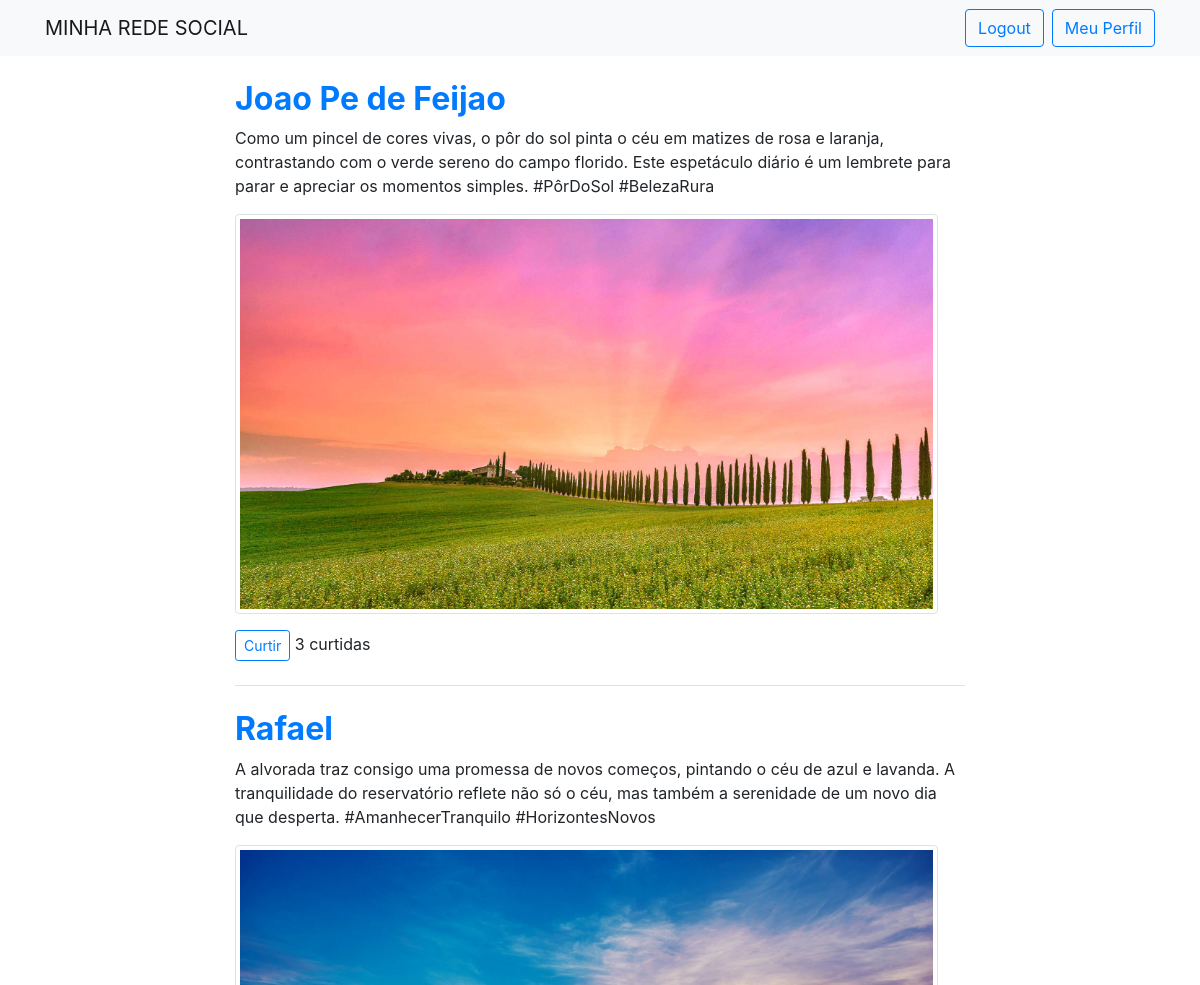
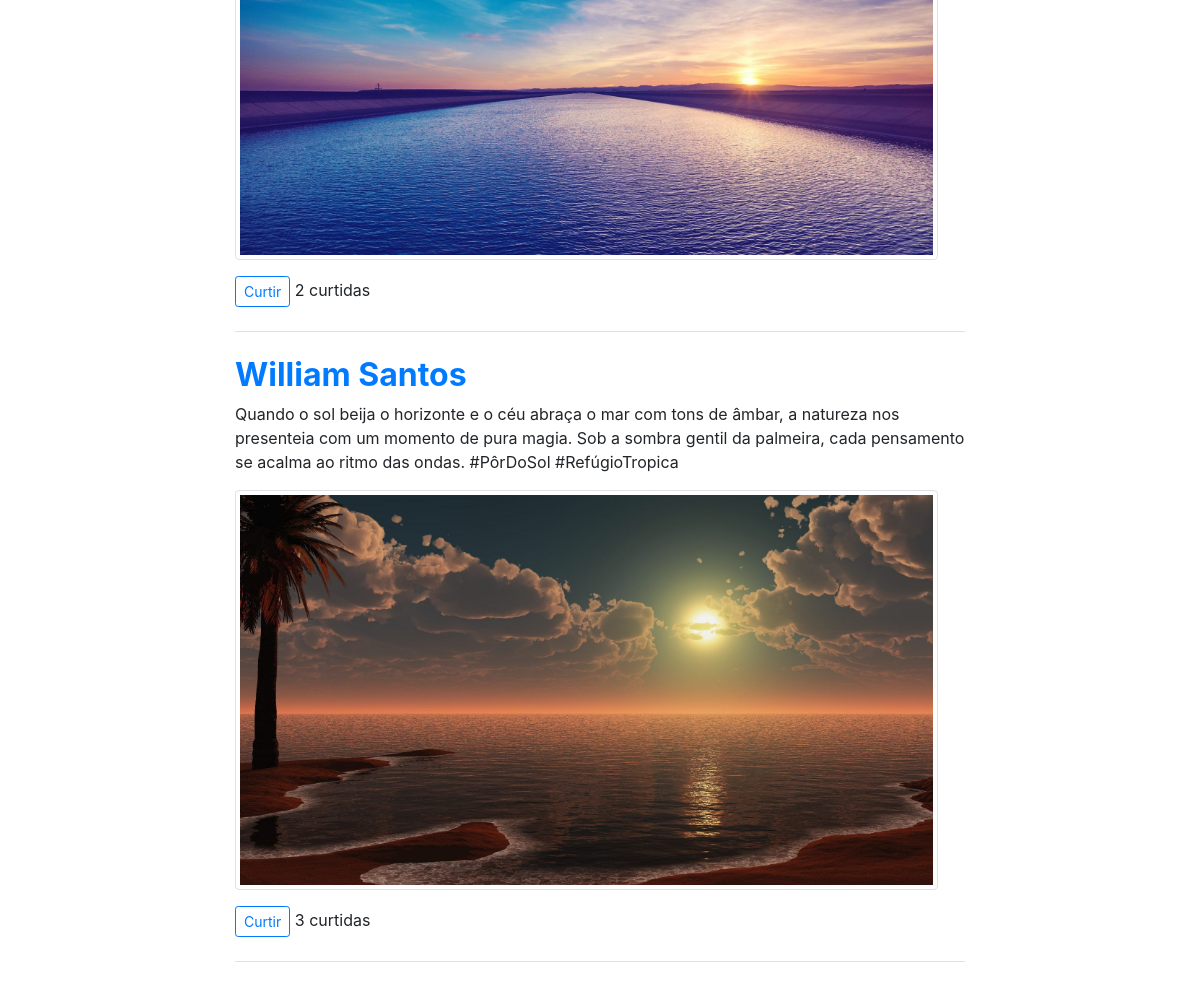
Screenshot of /home (signed in) with the database file from the repository (2 pictures, top to bottom).
### tumbrl/models.py (models this page shows)
class Posts(database.Model):
    id = database.Column(database.Integer, primary_key=True)
    post_text = database.Column(database.String, default='')
    post_img = database.Column(database.String, default='default.png')
    creation_date = database.Column(database.DateTime, nullable=False, default=datetime.utcnow())
    user_id = database.Column(database.Integer, database.ForeignKey('user.id'), nullable=False)
    likes = database.Column(database.Integer, default=0)

class User(database.Model, UserMixin):
    id = database.Column(database.Integer, primary_key=True)
    username = database.Column(database.String, nullable=False, unique=True)
    email = database.Column(database.String, nullable=False, unique=True)
    password = database.Column(database.String, nullable=False)
    posts = database.relationship("Posts", backref="user", lazy=True)

### tumbrl/routes.py (the view)
@app.route('/home')
@login_required
def home():
    _postagens = Posts.query.order_by(Posts.id.desc()).all()
    return render_template('home.html', postagens=_postagens)

### tumbrl/models.py (called while the page is built)
@login_manager.user_loader
def load_user(user_id):
    return User.query.get(int(user_id))

### tumbrl/templates/home.html (shortened to what this page needs)
<head>
    <link rel="stylesheet" href="https://stackpath.bootstrapcdn.com/bootstrap/4.5.2/css/bootstrap.min.css">
</head>
{% block body %}
<nav class="navbar navbar-expand-lg navbar-light bg-light">
    <div class="container">
        <a class="navbar-brand" href="#">MINHA REDE SOCIAL</a>
        <div class="collapse navbar-collapse" id="navbarNav">
            <ul class="navbar-nav ml-auto">
                <li class="nav-item">
                    <a class="btn btn-outline-primary mr-2" href="{{ url_for('logout') }}">Logout</a>
                </li>
                <li class="nav-item">
                    <a class="btn btn-outline-primary" href="{{ url_for('profile', user_id=current_user.id) }}">Meu Perfil</a>
                </li>
            </ul>
        </div>
    </div>
</nav>
<div class="container mt-4">
    <div class="row justify-content-center">
        <div class="col-md-8">
            {% block content %}
            <div class="feed">
                {% for postagem in postagens %}
                <div class="post mb-4 pb-2 border-bottom">
                    <h2 class="username">{{ postagem.user.username }}</h2>
                    <p>{{ postagem.post_text }}</p>
                    <img class="img-thumbnail img-fluid mb-3" src="{{ url_for('static', filename='fotos_dos_posts/' ~ postagem.post_img) }}" alt="Imagem da postagem" style="max-height: 400px; width: auto;">
                    <form action="{{ url_for('like_post', post_id=postagem.id) }}" method="post">
                        <button type="submit" class="btn btn-outline-primary btn-sm">Curtir</button>
                        <span>{{ postagem.likes }} curtidas</span>
                    </form>
                </div>
                {% else %}
                <p class="text-muted text-center">Não há publicações para mostrar.</p>
                {% endfor %}
            </div>
            {% endblock content %}
        </div>
    </div>
</div>
{% endblock body %}
<link rel="stylesheet" href="{{ url_for('static', filename='css/custom.css') }}">

### tumbrl/static/fotos_dos_posts/css/custom.css (style rules this page uses)
.username { color: #007bff; font-weight: bold; }

### rows the page displays
Posts: user.username "Joao Pe de Feijao", post_text "Como um pincel de cores vivas, o pôr do sol pinta o céu em matizes de rosa e laranja, contrastando com o verde sereno do campo florido. Este espetáculo diário é um lembrete para parar e apreciar os momentos simples. #PôrDoSol #BelezaRura", post_img (picture), likes "3"
Posts: user.username "Rafael", post_text "A alvorada traz consigo uma promessa de novos começos, pintando o céu de azul e lavanda. A tranquilidade do reservatório reflete não só o céu, mas também a serenidade de um novo dia que desperta. #AmanhecerTranquilo #HorizontesNovos", post_img (picture), likes "2"
Posts: user.username "William Santos", post_text "Quando o sol beija o horizonte e o céu abraça o mar com tons de âmbar, a natureza nos presenteia com um momento de pura magia. Sob a sombra gentil da palmeira, cada pensamento se acalma ao ritmo das ondas. #PôrDoSol #RefúgioTropica", post_img (picture), likes "3"
